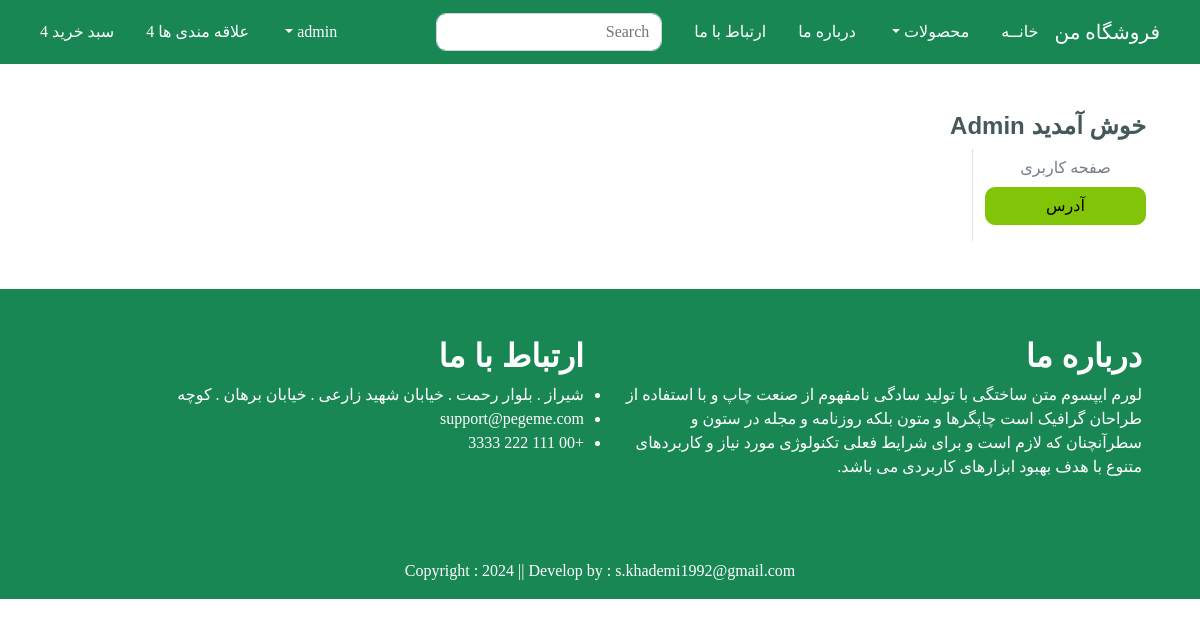
/address/ (signed in), run on an earlier commit of the app's database.
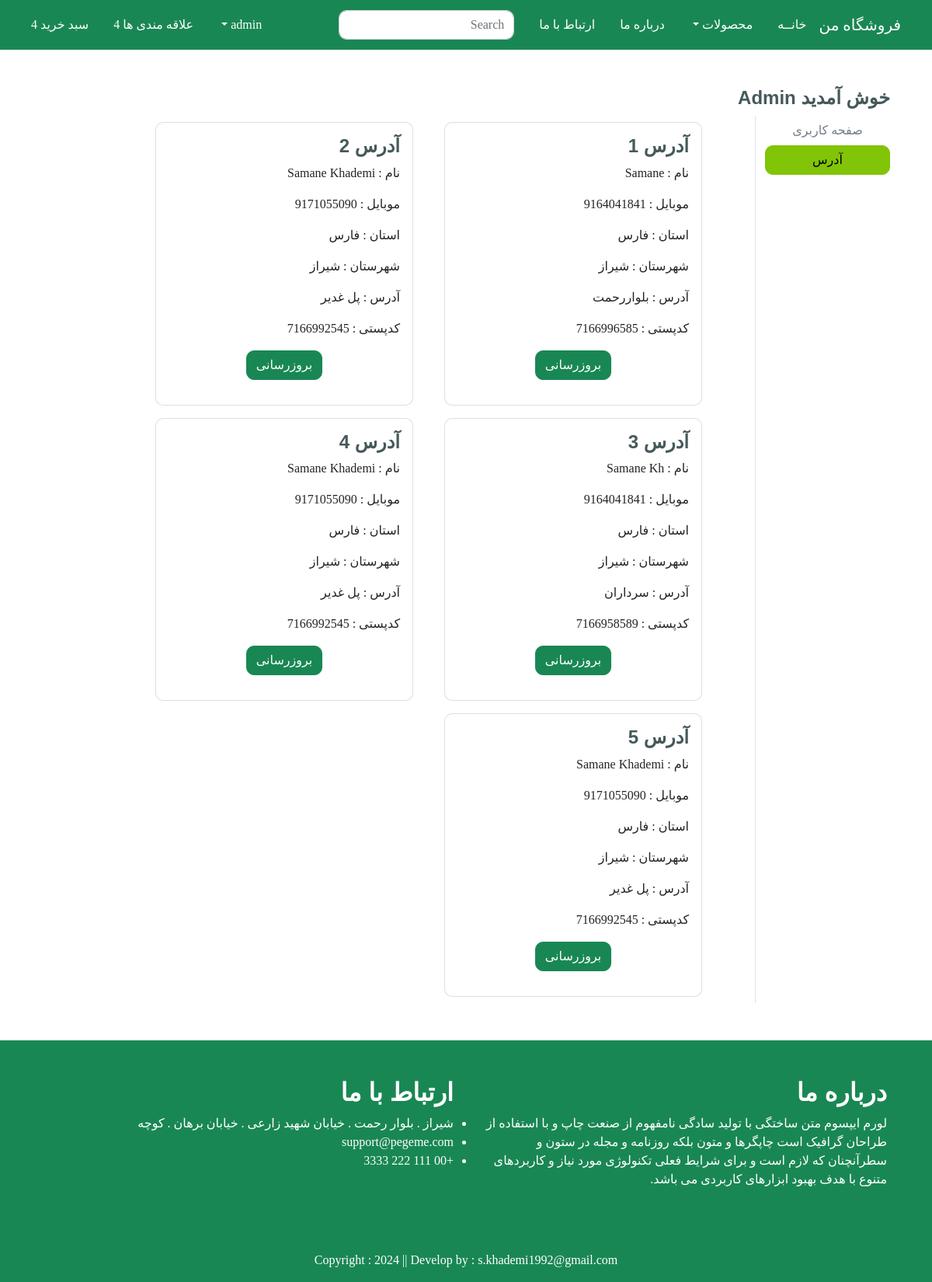
And on a later commit of the database.
### app/models.py (models this page shows, shortened)
class Customer(models.Model):
    user = models.ForeignKey(User, on_delete=models.CASCADE)
    name = models.CharField(max_length=200)
    mobile = models.IntegerField(default=0)
    state = models.CharField(max_length=50)
    city = models.CharField(max_length=50)
    locality = models.CharField(max_length=200)
    zipcode = models.IntegerField()

### app/views.py (the view)
# urls.py: path('address/', views.address, name='address'),
def address(request):
    add = Customer.objects.filter(user=request.user)
    return render(request, 'app/address.html', locals())

### app/templates/app/address.html (shortened to what this page needs)
{% extends 'app/base.html' %}
{% load static %}
{% block main-content %}
<div class="container my-5">
    <div class="row">
        <h4><span class="text-capitalize">خوش آمدید {{ request.user }}</span></h4>
        <div class="col-sm-2 border-start">
            <ul class="list-unstyled">
                <li class="d-grid"><a href="{% url 'profile' %}" class="btn">صفحه کاربری</a></li>
                <li class="d-grid"><a href="{% url 'address' %}" class="btn btn-primary">آدرس</a></li>
            </ul>
        </div>
        <div class="col-sm-8 offset-sm-1 mx-5">
            <div class="row">
                {% for ad in add %}
                <div class="col-sm-6">
                    <div class="card m-2">
                        <div class="card-body">
                            <h4>آدرس {{ forloop.counter }}</h4>
                            <p>نام : {{ ad.name }}</p>
                            <p>موبایل : {{ ad.mobile }}</p>
                            <p>استان : {{ ad.state }}</p>
                            <p>شهرستان : {{ ad.city }}</p>
                            <p>آدرس : {{ ad.locality }}</p>
                            <p>کدپستی : {{ ad.zipcode }}</p>
                            <p class="text-center"><a href="{% url 'updateAddress' pk=ad.id %}" type="button" class="btn btn-success">بروزرسانی</a></p>
                        </div>
                    </div>
                </div>
                {% endfor %}
            </div>
        </div>
    </div>
</div>
{% endblock main-content %}

What changed in the data, as far as the page shows it:
added Customer: name "Samane", mobile "9164041841", state "فارس", city "شیراز", locality "بلواررحمت", zipcode "7166996585"
added Customer: name "Samane Khademi", mobile "9171055090", state "فارس", city "شیراز", locality "پل غدیر", zipcode "7166992545"
added Customer: name "Samane Kh", mobile "9164041841", state "فارس", city "شیراز", locality "سرداران", zipcode "7166958589"
added Customer: name "Samane Khademi", mobile "9171055090", state "فارس", city "شیراز", locality "پل غدیر", zipcode "7166992545"
added Customer: name "Samane Khademi", mobile "9171055090", state "فارس", city "شیراز", locality "پل غدیر", zipcode "7166992545"
